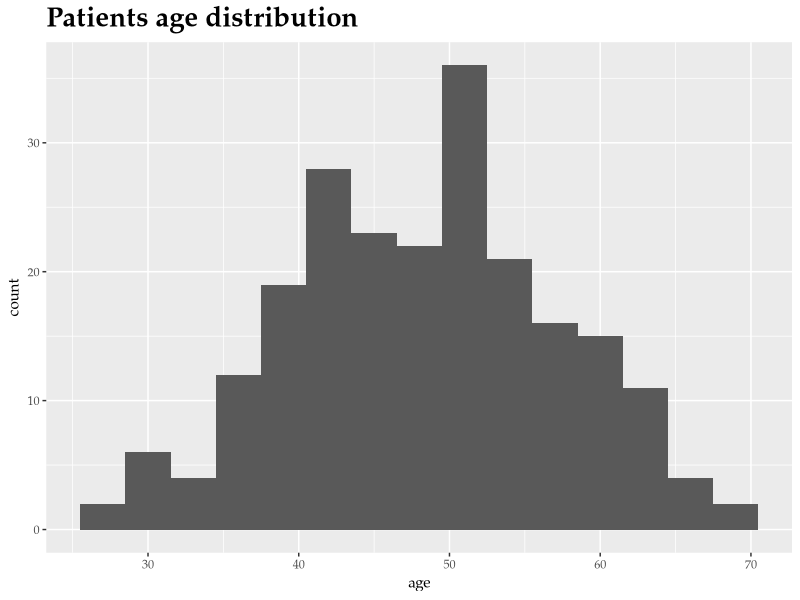
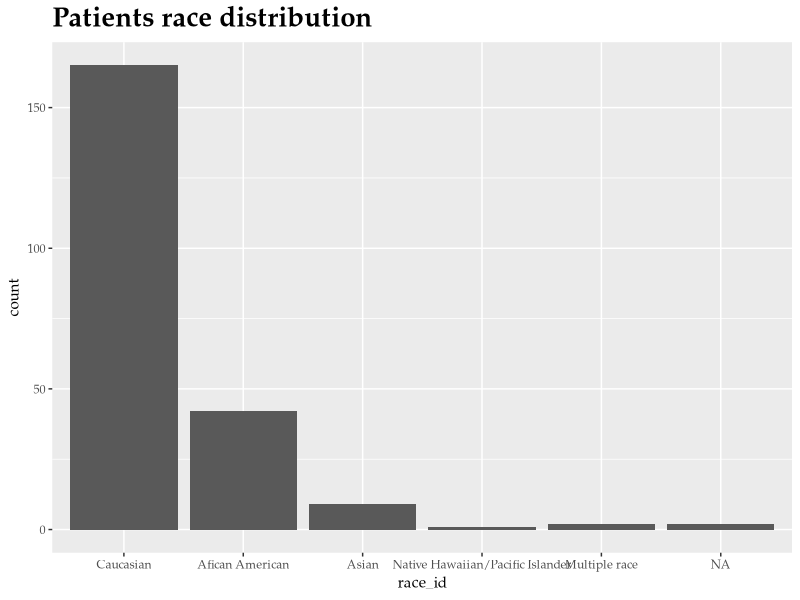
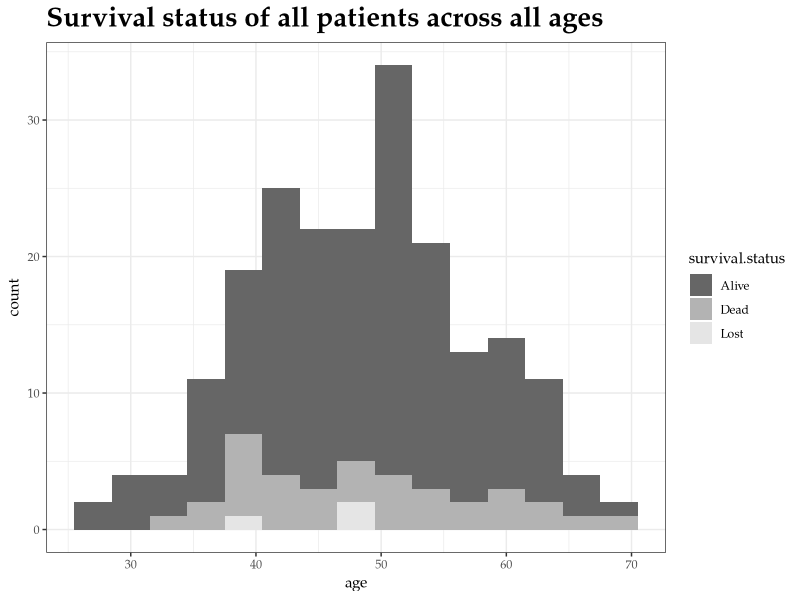
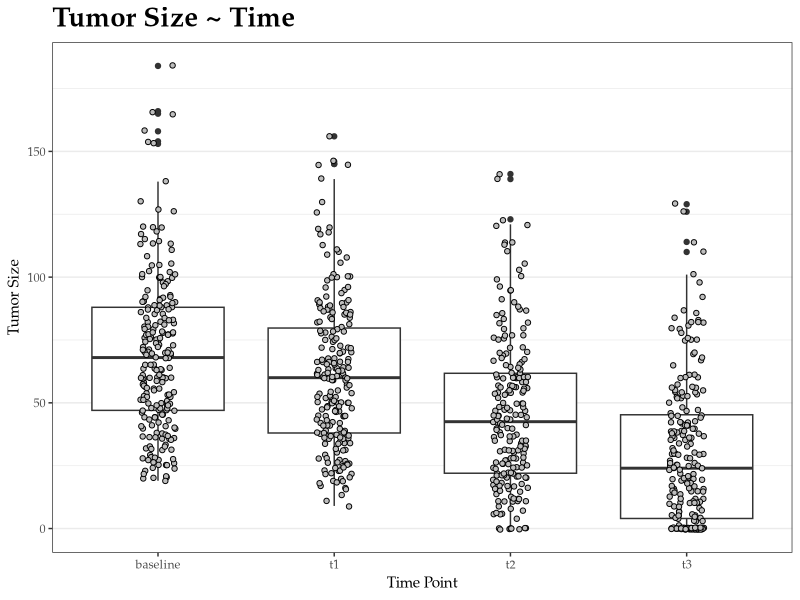

These figures' R source, in order: (Note: this script raises an error after producing the figures.)
## ---- chunk 1
options(width = 400)
## ---- chunk 2
library(readxl)
setwd("/Users/claradong/Documents/GitHub/BMIN503_Final_Project")
df_clinical = read_xlsx("Final_project_data.xlsx", sheet = 2)
df_outcome = read_xlsx("Final_project_data.xlsx", sheet = 4)
## ---- chunk 3
str(df_clinical)
## ---- chunk 4
str(df_outcome)
## ---- chunk 5
library(tidyverse)
## ---- chunk 6
clinical <- df_clinical %>%
  select(SUBJECTID,age,race_id,ERpos,PgRpos,'HR Pos','Her2MostPos','HR_HER2_CATEGORY', BilateralCa,Laterality,'MRI LD Baseline','MRI LD 1-3dAC', 'MRI LD InterReg','MRI LD PreSurg') %>%
  mutate(race_id = factor(race_id, levels=c(1,3,4,5,6,50), labels=c("Caucasian", "Afican American", "Asian", "Native Hawaiian/Pacific Islander", "American Indian/Alaskan Native", "Multiple race"))) %>%
  mutate(ERpos = factor(ERpos, levels=c(0,1,2), labels=c("Negative","Positive","Inderminate"))) %>%
  mutate(PgRpos = factor(PgRpos,levels=c(0,1,2), labels=c("Negative","Positive","Inderminate"))) %>% 
  mutate('HR Pos' = factor(`HR Pos`,levels=c(0,1,2), labels=c("Negative","Positive","Inderminate"))) %>%
  mutate('Her2MostPos' = factor(`Her2MostPos`, levels=c(0,1), labels=c('Negative','Positive'))) %>%
  mutate('HR_HER2_CATEGORY' = factor(`HR_HER2_CATEGORY`, levels=c(1,2,3), labels=c('HR Positive, Her2 Negative', 'Her2 Positive', 'Triple Negative'))) %>%
  mutate(BilateralCa = factor(BilateralCa, levels=c(0,1), labels=c("No","Yes"))) %>%
  mutate(Laterality = factor(Laterality, levels=c(1,2), labels=c("Left", "Right")))
str(clinical)

outcome <- df_outcome %>%
  rename(survival.status = sstat) %>%
  mutate(survival.status = factor(survival.status, levels=c(7,8,9), labels=c("Alive", "Dead","Lost"))) %>%
  mutate(PCR = factor(PCR, levels=c(0,1), labels=c("No","Yes"))) %>%
  mutate(RCBClass = factor(RCBClass, levels=c(0,1,2,3), labels=c("0,RCB index 0", "1=I,RCB index less than or equal to 1.36", "2=II,RCB index greater than 1.36 or equal to 3.28", "3=III,RCB index greater than 3.28")))
## ---- chunk 7
group <- c(rep(0,100),rep(1,121))

total <- merge(clinical, outcome) %>%
  select("SUBJECTID","race_id", "age","ERpos", "PgRpos", "HR Pos", "Her2MostPos", "HR_HER2_CATEGORY","BilateralCa", "Laterality","survival.status", "survDtD2 (tx)", "RFS", "PCR") %>%
  rename(HR_status = 'HR Pos') %>%
  mutate(group = factor(group, levels=c(0,1), labels=c("case", "control")))
str(total)
total <- na.exclude(total)
## ---- chunk 8
library(ggplot2)
ggplot(data=clinical, aes(x=age)) +
  geom_histogram(binwidth = 3) +
  ggtitle(paste("Patients age distribution")) +
  theme(
    text = element_text(family = "Palatino"),
    plot.title = element_text(hjust = 0, face="bold", size=20))

ggplot(data=clinical, aes(x=race_id)) +
  geom_bar() +
  ggtitle(paste("Patients race distribution")) +
  theme(
    text = element_text(family = "Palatino"),
    plot.title = element_text(hjust = 0, face="bold", size=20))
## ---- chunk 9
ggplot(data=total, aes(x=age, fill=survival.status)) +
  geom_histogram(binwidth = 3) +
  scale_fill_manual(values=c("gray40", "gray70", "gray90"))+
  theme_bw()+
  ggtitle(paste("Survival status of all patients across all ages")) +
  theme(
    text = element_text(family = "Palatino"),
    plot.title = element_text(hjust = 0, face="bold", size=20))
## ---- chunk 10
tumor.df <- clinical %>%
  select(SUBJECTID, `MRI LD Baseline`,`MRI LD 1-3dAC`,`MRI LD InterReg`,`MRI LD PreSurg`) %>%
  rename(baseline='MRI LD Baseline', t1='MRI LD 1-3dAC', t2='MRI LD InterReg', t3='MRI LD PreSurg')

tumor.df %>%
  gather(time, size, baseline:t3) %>%
  ggplot(aes(time, size)) +
  geom_boxplot(na.rm = TRUE) +
  geom_jitter(width = 0.1, pch = 21, fill = "grey", na.rm = TRUE) +
  labs(title = "Tumor Size ~ Time",
       x = "Time Point",
       y = "Tumor Size") +
  theme_bw() +
  theme(
    panel.grid.major.x = element_blank(),
    text = element_text(family = "Palatino"),
    plot.title = element_text(face = "bold", size = 20)
  )
## ---- chunk 11
id <- tumor.df["SUBJECTID"]
n <- 3L
id[,2:length(n-2):dim(tumor.df)[2]] <-
  lapply(n:dim(tumor.df)[2], function(x) setNames(((tumor.df[x]-tumor.df[x-1])/tumor.df[x-1]),
                                            paste0("Pct", x-2, x-1)))
SUBJECTID <- id$SUBJECTID
pct12 <- id$V2$Pct12
pct23 <- id$V3$Pct23
pct34 <- id$V4$Pct34

id <- data.frame(SUBJECTID,pct12,pct23,pct34)

id %>%
  gather(time, percentage_change, pct12:pct34) %>%
  ggplot(aes(time, percentage_change)) +
  geom_boxplot(na.rm = TRUE) +
  geom_jitter(width = 0.1, pch = 21, fill = "grey", na.rm = TRUE) +
  labs(title = "Tumor Size Percentage Change ~ Time",
       x = "Treatment Time Point",
       y = "Tumor Size Percentage Change") +
  theme_bw() +
  theme(
    panel.grid.major.x = element_blank(),
    text = element_text(family = "Palatino"),
    plot.title = element_text(face = "bold", size = 20)
  )

summary(id)
 
  
## ---- chunk 12
tumor.df <- mutate(tumor.df, overall_change = (t3-baseline)/baseline)

df2 <- merge(tumor.df, total)

ggplot(df2, aes(x=HR_HER2_CATEGORY, y=age)) +
  geom_boxplot() +
  theme_bw()+
  ggtitle(paste("Age distribution for patients with different HR, HER2 status")) +
  theme(
    text = element_text(family = "Palatino"),
    plot.title = element_text(hjust = 0, face="bold", size=20))

ggplot(df2, aes(x=overall_change, y=RFS)) +
  geom_point() +
  theme_bw()+
  ggtitle(paste("Tumor size overall change vs. RFS")) +
  theme(
    text = element_text(family = "Palatino"),
    plot.title = element_text(hjust = 0, face="bold", size=20))

ggplot(df2, aes(x=PCR, y=overall_change)) +
  geom_boxplot() +
  theme_bw()+
  ggtitle(paste("Tumor size overall change vs. PCR")) +
  theme(
    text = element_text(family = "Palatino"),
    plot.title = element_text(hjust = 0, face="bold", size=20))

ggplot(df2, aes(x=survival.status, y=overall_change)) +
  geom_boxplot() +
  theme_bw()+
  ggtitle(paste("Correlation of survival status and tumor size overall change")) +
  theme(
    text = element_text(family = "Palatino"),
    plot.title = element_text(hjust = 0, face="bold", size=20))

ggplot(df2, aes(x=PCR, fill = survival.status)) +
  geom_bar(position="fill")+
  scale_fill_manual(values=c("gray40", "gray70", "gray90"))+
  theme_bw()+
  ggtitle(paste("Survival status vs. PCR status")) +
  theme(
    text = element_text(family = "Palatino"),
    plot.title = element_text(hjust = 0, face="bold", size=20))

ggplot(df2, aes(x=survival.status, y=RFS)) +
  geom_boxplot() +
  theme_bw()+
  ggtitle(paste("Survival status vs. RFS")) +
  theme(
    text = element_text(family = "Palatino"),
    plot.title = element_text(hjust = 0, face="bold", size=20))
## ---- chunk 13
ggplot(total, aes(x=PCR, y=RFS)) +
  geom_boxplot() +
  theme_bw()+
  ggtitle(paste("Correlation of PCR and RFS")) +
  theme(
    text = element_text(family = "Palatino"),
    plot.title = element_text(hjust = 0, face="bold", size=20))
## ---- chunk 14
#Create logistic regression model using all variables
PCR.glm <- glm(PCR ~ age + ERpos + PgRpos + Her2MostPos + HR_status + HR_HER2_CATEGORY + BilateralCa, data=total, family="binomial")
summary(PCR.glm)

RFS.lm <- lm(RFS ~ age + ERpos + PgRpos + Her2MostPos + HR_status + HR_HER2_CATEGORY + BilateralCa, data=total)
summary(RFS.lm)

SS.glm <- glm(survival.status ~ age + ERpos + PgRpos + Her2MostPos + HR_status + HR_HER2_CATEGORY + BilateralCa, data=total, family="binomial")
summary(PCR.glm)

PCR.glm.pred <- predict(PCR.glm, total, type="response")
RFS.lm.pred <- predict(RFS.lm, total, type="response")
## ---- chunk 15
#Get prediction error estimate
library(boot)
PCR.cv.glm <- cv.glm(total, PCR.glm, K=10)
summary(PCR.cv.glm)

#Cross validation
N = nrow(total)
K = 10
set.seed(1234)
s = sample(1:K, size=N, replace=T)
pred_outputs.glm <- vector(mode="numeric", length=N)
obs_outputs <- vector(mode="numeric", length=N)
offset <- 0
for(i in 1:K){
    train <- filter(total, s != i)
    test <- filter(total, s == i)
    obs_outputs[1:length(s[s==i]) + offset] <- test$PCR
    
    #GLM train/test
    glm <- glm(PCR ~ age + ERpos + PgRpos + Her2MostPos + HR_status + HR_HER2_CATEGORY, data=train, family=binomial(logit))
    glm.pred.curr <- predict(glm, test, type="response")
    pred_outputs.glm[1:length(s[s==i]) + offset] <- glm.pred.curr
}

N = nrow(total)
K = 10
set.seed(1234)
s = sample(1:K, size=N, replace=T)
pred_outputs.lm <- vector(mode="numeric", length=N)
obs_outputs <- vector(mode="numeric", length=N)
offset <- 0
for(i in 1:K){
    train <- filter(total, s != i)
    test <- filter(total, s == i)
    obs_outputs[1:length(s[s==i]) + offset] <- test$RFS
    
    #GLM train/test
    lm <- lm(RFS ~ age + ERpos + PgRpos + Her2MostPos + HR_status + HR_HER2_CATEGORY, data=train, family=binomial(logit))
    lm.pred.curr <- predict(lm, test, type="response")
    pred_outputs.lm[1:length(s[s==i]) + offset] <- lm.pred.curr
}

library(pROC)
roc(total$PCR, PCR.glm.pred, ci=TRUE)

plot.roc(total$PCR, PCR.glm.pred, ci=TRUE)
plot.roc(obs_outputs, pred_outputs.glm,ci=TRUE, col="darkblue", add=TRUE)
plot.roc(total$PCR, RFS.lm.pred, ci=TRUE, col="darkgreen", add=TRUE)
plot.roc(obs_outputs, pred_outputs.lm, ci=TRUE, col="red", add=TRUE)

legend("bottomright", legend=c("PCR Training", "PCR Cross-Validation", "RFS Training", "RFS Cross-Validation"), col=c("black", "darkblue", "darkgreen", "red"), lwd=2)

auc(total$PCR, PCR.glm.pred)
auc(obs_outputs, pred_outputs.glm)
auc(total$PCR, RFS.lm.pred)
auc(obs_outputs, pred_outputs.lm)



#Create logistic regression model using best variables
PCR.glm <- glm(PCR ~ age +Her2MostPos, data=total, family="binomial")
summary(PCR.glm)

RFS.lm <- lm(RFS ~ ERpos, data=total)
summary(RFS.lm)

PCR.glm.pred <- predict(PCR.glm, total, type="response")
RFS.lm.pred <- predict(RFS.lm, total, type="response")

#Get prediction error estimate
library(boot)
PCR.cv.glm <- cv.glm(total, PCR.glm, K=10)
summary(PCR.cv.glm)

#Cross validation
N = nrow(total)
K = 10
set.seed(1234)
s = sample(1:K, size=N, replace=T)
pred_outputs.glm <- vector(mode="numeric", length=N)
obs_outputs <- vector(mode="numeric", length=N)
offset <- 0
for(i in 1:K){
    train <- filter(total, s != i)
    test <- filter(total, s == i)
    obs_outputs[1:length(s[s==i]) + offset] <- test$PCR
    
    #GLM train/test
    glm <- glm(PCR ~ age + Her2MostPos, data=train, family=binomial(logit))
    glm.pred.curr <- predict(glm, test, type="response")
    pred_outputs.glm[1:length(s[s==i]) + offset] <- glm.pred.curr
}

N = nrow(total)
K = 10
set.seed(1234)
s = sample(1:K, size=N, replace=T)
pred_outputs.lm <- vector(mode="numeric", length=N)
obs_outputs <- vector(mode="numeric", length=N)
offset <- 0
for(i in 1:K){
    train <- filter(total, s != i)
    test <- filter(total, s == i)
    obs_outputs[1:length(s[s==i]) + offset] <- test$RFS
    
    #GLM train/test
    lm <- lm(RFS ~ ERpos, data=train, family=binomial(logit))
    lm.pred.curr <- predict(lm, test, type="response")
    pred_outputs.lm[1:length(s[s==i]) + offset] <- lm.pred.curr
}

library(pROC)
roc(total$PCR, PCR.glm.pred, ci=TRUE)

plot.roc(total$PCR, PCR.glm.pred, ci=TRUE)
plot.roc(obs_outputs, pred_outputs.glm,ci=TRUE, col="darkblue", add=TRUE)
plot.roc(total$PCR, RFS.lm.pred, ci=TRUE, col="darkgreen", add=TRUE)
plot.roc(obs_outputs, pred_outputs.lm, ci=TRUE, col="red", add=TRUE)

legend("bottomright", legend=c("PCR Training", "PCR Cross-Validation", "RFS Training", "RFS Cross-Validation"), col=c("black", "darkblue", "darkgreen", "red"), lwd=2)

auc(total$PCR, PCR.glm.pred)
auc(obs_outputs, pred_outputs.glm)
auc(total$PCR, RFS.lm.pred)
auc(obs_outputs, pred_outputs.lm)
